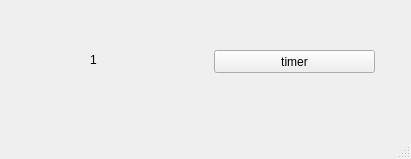
<?xml version="1.0" encoding="UTF-8"?>
<ui version="4.0">
 <class>MainWindow</class>
 <widget class="QMainWindow" name="MainWindow">
  <property name="geometry">
   <rect>
    <x>0</x>
    <y>0</y>
    <width>411</width>
    <height>159</height>
   </rect>
  </property>
  <property name="windowTitle">
   <string>MainWindow</string>
  </property>
  <widget class="QWidget" name="centralwidget">
   <widget class="QLabel" name="num">
    <property name="geometry">
     <rect>
      <x>90</x>
      <y>50</y>
      <width>121</width>
      <height>20</height>
     </rect>
    </property>
    <property name="text">
     <string>1</string>
    </property>
   </widget>
   <widget class="QPushButton" name="timer">
    <property name="geometry">
     <rect>
      <x>214</x>
      <y>50</y>
      <width>161</width>
      <height>23</height>
     </rect>
    </property>
    <property name="text">
     <string>timer</string>
    </property>
   </widget>
  </widget>
  <widget class="QMenuBar" name="menubar">
   <property name="geometry">
    <rect>
     <x>0</x>
     <y>0</y>
     <width>411</width>
     <height>21</height>
    </rect>
   </property>
  </widget>
  <widget class="QStatusBar" name="statusbar"/>
 </widget>
 <resources/>
 <connections/>
</ui>
